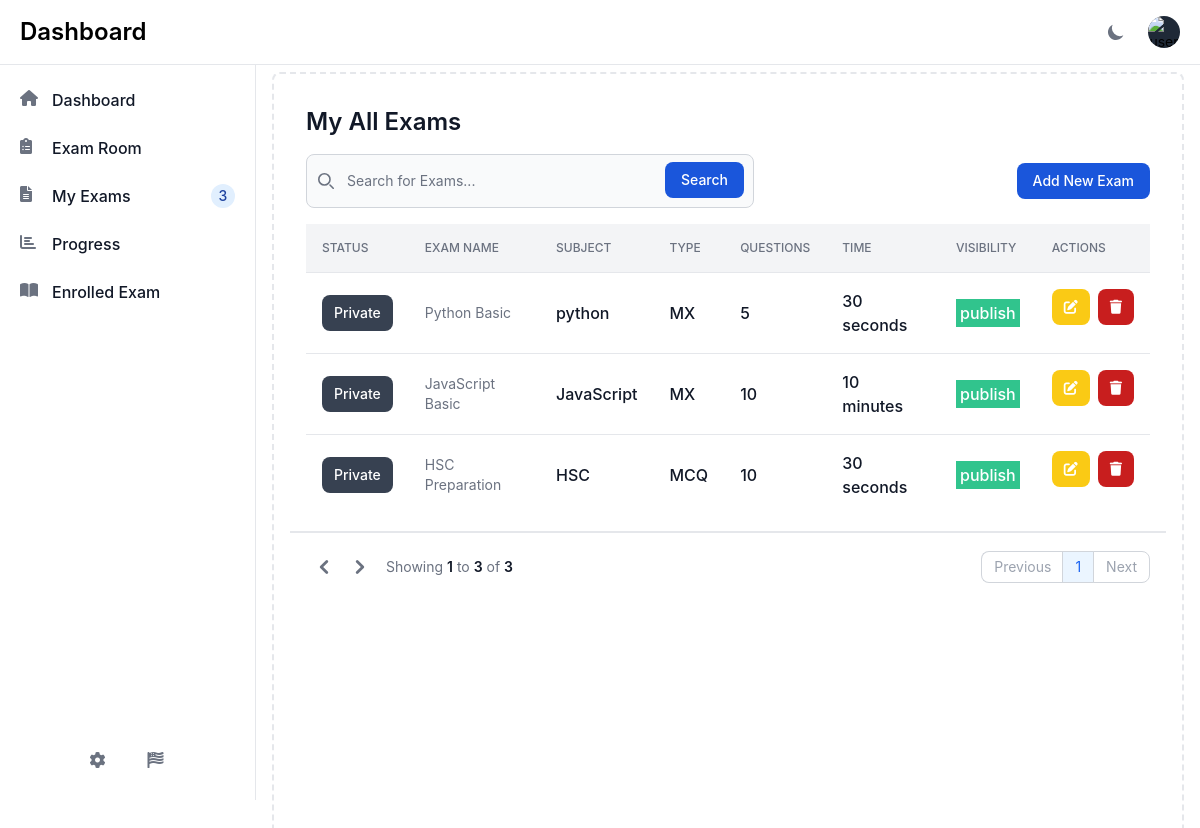
The page /my-all-exams/ (signed in) on the database its author committed.
### myapp/models.py (models this page shows, shortened)
class Exam(models.Model):
    EXAM_TYPE_CHOICES = [
        ('MCQ', 'Multiple Choice Questions'),
        ('TF', 'True/False'),
        ('SA', 'Short Answer'),
        ('MX', 'Mix'),
    ]
    TIME_SETTING_CHOICES = [
        ('exam', 'Full Exam Time'),
        ('question', 'Single Question Time'),
    ]
    VISIBILITY_CHOICES = [
        ('public', 'Public'),
        ('private', 'Private'),
    ]
    user = models.ForeignKey(CustomUser, on_delete=models.CASCADE)
    exam_name = models.CharField(max_length=100)
    exam_subject = models.CharField(max_length=100)
    exam_type = models.CharField(max_length=80, choices=EXAM_TYPE_CHOICES)
    number_of_questions = models.IntegerField(default=0)
    time_setting = models.CharField(max_length=50, choices=TIME_SETTING_CHOICES)
    exam_time = models.TimeField(default=datetime.time(0, 0))
    visibility = models.CharField(max_length=50,choices=VISIBILITY_CHOICES,default="private")
    question_created = models.BooleanField(default=False)
    difficulty = models.CharField(max_length=100,choices=[('Easy', 'Easy'), ('Medium', 'Medium'), ('Hard', 'Hard')],default="Easy")
    created_at = models.DateTimeField(auto_now_add=True)
    updated_at = models.DateTimeField(auto_now=True)

### myapp/views.py (the view)
# urls.py: path('my-all-exams/', my_all_exams, name='my-all-exams'),
def my_all_exams(request):
    try:
        user = CustomUser.objects.get(id=request.session['user_id'])
        exam = Exam.objects.filter(user=user)
        search_query = request.GET.get('search')
        if search_query:
            exam = exam.filter(exam_name__icontains=search_query)  # Filter based on search query
        paginator = Paginator(exam, 10)
        page_number = request.GET.get('page')
        page_obj = paginator.get_page(page_number)
        context = {
            'exam': page_obj,
            'page_obj': page_obj,
            'search_query': search_query,
        }
        return render(request, 'my_all_exams.html', context)
    except Exam.DoesNotExist:
        context = {
            'exam': None
        }
        return render(request, 'my_all_exams.html', context)

### myapp/context_processors.py (called while the page is built)
def custom_context(request):
    context = {}
    user_id = request.session.get('user_id')
    if user_id:
        try:
            user = CustomUser.objects.get(id=user_id)
            context['user'] = user
            context['exams_count'] = Exam.objects.filter(user=user).count()
        except CustomUser.DoesNotExist:
            pass
    return context

### myapp/templatetags/custom_tags.py (called while the page is built)
@register.filter
def format_time(value):
    if isinstance(value, datetime.time):
        hours = value.hour
        minutes = value.minute
        seconds = value.second
        parts = []
        if hours > 0:
            parts.append(f"{hours} hour{'s' if hours > 1 else ''}")
        if minutes > 0:
            parts.append(f"{minutes} minute{'s' if minutes > 1 else ''}")
        if seconds > 0:
            parts.append(f"{seconds} second{'s' if seconds > 1 else ''}")
        return ', '.join(parts) if parts else "0 seconds"
    return value  # Fallback if value is not a time object

### myapp/templates/my_all_exams.html (shortened to what this page needs)
{% extends "header.html" %}
{% block main %}
{% load custom_tags %}
<div class="p-4 bg-white border-b border-gray-200 dark:bg-gray-800 dark:border-gray-700">
    <h1 class="text-xl font-semibold text-gray-900 sm:text-2xl dark:text-white mb-4">My All Exams</h1>
    <div class="flex flex-col sm:flex-row justify-between items-center mb-4">
        <form class="max-w-md w-full" action="#" method="GET">
            <div class="relative">
                <div class="absolute inset-y-0 left-0 flex items-center pl-3 pointer-events-none">
                </div>
                <input type="search" id="exam-search" name="search" class="block w-full p-4 pl-10 text-sm text-gray-900 border border-gray-300 rounded-lg bg-gray-50 focus:ring-blue-500 focus:border-blue-500 dark:bg-gray-700 dark:border-gray-600 dark:placeholder-gray-400 dark:text-white dark:focus:ring-blue-500 dark:focus:border-blue-500" placeholder="Search for Exams..." required />
                <button type="submit" class="text-white absolute right-2.5 bottom-2.5 bg-blue-700 hover:bg-blue-800 focus:ring-4 focus:outline-none focus:ring-blue-300 font-medium rounded-lg text-sm px-4 py-2 dark:bg-blue-600 dark:hover:bg-blue-700 dark:focus:ring-blue-800">Search</button>
            </div>
        </form>
        <a href="{% url 'create-exam' %}" class="mt-4 sm:mt-0 text-white bg-blue-700 hover:bg-blue-800 font-medium rounded-lg text-sm px-4 py-2 dark:bg-green-600 dark:hover:bg-green-700 focus:outline-none w-full sm:w-auto">Add New Exam</a>
    </div>
    <div class="hidden sm:block">
        <div class="overflow-x-auto w-full">
            <table class="min-w-full w-full table-auto divide-y divide-gray-200 dark:divide-gray-600">
                <thead class="bg-gray-100 dark:bg-gray-700">
                    <tr>
                        <th scope="col" class="p-4 text-xs font-medium text-left text-gray-500 uppercase dark:text-gray-400">Status</th>
                        <th scope="col" class="p-4 text-xs font-medium text-left text-gray-500 uppercase dark:text-gray-400">Exam Name</th>
                        <th scope="col" class="p-4 text-xs font-medium text-left text-gray-500 uppercase dark:text-gray-400">Subject</th>
                        <th scope="col" class="p-4 text-xs font-medium text-left text-gray-500 uppercase dark:text-gray-400">Type</th>
                        <th scope="col" class="p-4 text-xs font-medium text-left text-gray-500 uppercase dark:text-gray-400">Questions</th>
                        <th scope="col" class="p-4 text-xs font-medium text-left text-gray-500 uppercase dark:text-gray-400">Time</th>
                        <th scope="col" class="p-4 text-xs font-medium text-left text-gray-500 uppercase dark:text-gray-400">Visibility</th>
                        <th scope="col" class="p-4 text-xs font-medium text-left text-gray-500 uppercase dark:text-gray-400">Actions</th>
                    </tr>
                </thead>
                <tbody class="bg-white divide-y divide-gray-200 dark:bg-gray-800 dark:divide-gray-700">
                    {% if page_obj %}
                        {% for e in page_obj %}
                        <tr class="hover:bg-gray-100 dark:hover:bg-gray-700 cursor-pointer" onclick="location.href='{% url 'create-questions' e.id %}'">
                            <td class="p-4 text-base font-medium text-gray-900 dark:text-white">
                                {% if e.visibility == 'private' %}
                                <a href="{% url 'publish-exam' e.id %}" class="inline-flex items-center px-3 py-2 text-sm font-medium text-center text-white bg-green-700 hover:bg-green-800 rounded-lg">Publish</a>
                                {% else %}
                                <a href="{% url 'private-exam' e.id %}" class="inline-flex items-center px-3 py-2 text-sm font-medium text-center text-white bg-gray-700 hover:bg-green-800 rounded-lg">Private</a>
                                {% endif %}
                            </td>
                            <td class="p-4 text-sm font-normal text-gray-500 dark:text-gray-400">{{ e.exam_name }}</td>
                            <td class="p-4 text-base font-medium text-gray-900 dark:text-white">{{ e.exam_subject }}</td>
                            <td class="p-4 text-base font-medium text-gray-900 dark:text-white">{{ e.exam_type }}</td>
                            <td class="p-4 text-base font-medium text-gray-900 dark:text-white">{{ e.number_of_questions }}</td>
                            <td class="p-4 text-base font-medium text-gray-900 dark:text-white">{{ e.exam_time|format_time }}</td>
                            <td class="p-4 text-base font-medium text-gray-900 dark:text-white">
                                <span class="{% if e.visibility == 'private' %}bg-gray-400{% else %}bg-green-400{% endif %} text-white p-1">{{ e.visibility }}</span>
                            </td>
                            <td class="p-4 space-x-2 flex items-center">
                                <a href="#" class="px-3 py-2 text-sm font-medium text-center text-white bg-yellow-300 hover:bg-yellow-400 rounded-lg">
                                    <i class="fas fa-edit"></i>
                                </a>
                                <a href="{% url 'delete-exam' e.id %}" class="px-3 py-2 text-sm font-medium text-center text-white bg-red-700 hover:bg-red-800 rounded-lg">
                                    <i class="fas fa-trash"></i>
                                </a>
                            </td>
                        </tr>
                        {% empty %}
                        <tr>
                            <td colspan="8" class="p-4 text-center text-gray-500 dark:text-gray-400">
                                No exams found.
                            </td>
                        </tr>
                        {% endfor %}
                    {% else %}
                    <tr>
                        <td colspan="8" class="p-4 text-center text-gray-500 dark:text-gray-400">
                            No exams available.
                        </td>
                    </tr>
                    {% endif %}
                </tbody>
            </table>
        </div>
    </div>
</div>
<div class="sticky bottom-0 right-0 items-center w-full p-4 bg-white border-t border-gray-200 sm:flex sm:justify-between dark:bg-gray-800 dark:border-gray-700">
    <div class="flex items-center mb-4 sm:mb-0">
        <a href="{% if page_obj.has_previous %}?page={{ page_obj.previous_page_number }}{% else %}#{% endif %}" class="inline-flex justify-center p-1 text-gray-500 rounded cursor-pointer hover:text-gray-900 hover:bg-gray-100 dark:hover:bg-gray-700 dark:hover:text-white {% if not page_obj.has_previous %}disabled{% endif %}">
            <svg class="w-7 h-7" fill="currentColor" viewBox="0 0 20 20" xmlns="http://www.w3.org/2000/svg">
                <path fill-rule="evenodd" d="M12.707 5.293a1 1 0 010 1.414L9.414 10l3.293 3.293a1 1 0 01-1.414 1.414l-4-4a1 1 0 010-1.414l4-4a1 1 0 011.414 0z" clip-rule="evenodd"></path>
            </svg>
        </a>
        <a href="{% if page_obj.has_next %}?page={{ page_obj.next_page_number }}{% else %}#{% endif %}" class="inline-flex justify-center p-1 mr-2 text-gray-500 rounded cursor-pointer hover:text-gray-900 hover:bg-gray-100 dark:hover:bg-gray-700 dark:hover:text-white {% if not page_obj.has_next %}disabled{% endif %}">
            <svg class="w-7 h-7" fill="currentColor" viewBox="0 0 20 20" xmlns="http://www.w3.org/2000/svg">
                <path fill-rule="evenodd" d="M7.293 14.707a1 1 0 010-1.414L10.586 10 7.293 6.707a1 1 0 011.414-1.414l4 4a1 1 0 010 1.414l-4 4a1 1 0 01-1.414 0z" clip-rule="evenodd"></path>
            </svg>
        </a>
        <span class="text-sm font-normal text-gray-500 dark:text-gray-400">Showing <span class="font-semibold text-gray-900 dark:text-white">{{ page_obj.start_index }}</span> to <span class="font-semibold text-gray-900 dark:text-white">{{ page_obj.end_index }}</span> of <span class="font-semibold text-gray-900 dark:text-white">{{ page_obj.paginator.count }}</span></span>
    </div>
    <div class="flex items-center space-x-3">
        <nav aria-label="Page navigation example">
            <ul class="inline-flex -space-x-px text-sm">
                {% if page_obj.has_previous %}
                <li>
                    <a href="?page={{ page_obj.previous_page_number }}" class="flex items-center justify-center px-3 h-8 leading-tight text-gray-500 bg-white border border-e-0 border-gray-300 rounded-s-lg hover:bg-gray-100 hover:text-gray-700 dark:bg-gray-800 dark:border-gray-700 dark:text-gray-400 dark:hover:bg-gray-700 dark:hover:text-white">Previous</a>
                </li>
                {% else %}
                <li>
                    <span class="flex items-center justify-center px-3 h-8 leading-tight text-gray-400 bg-white border border-e-0 border-gray-300 rounded-s-lg">Previous</span>
                </li>
                {% endif %}
                {% for num in page_obj.paginator.page_range %}
                    {% if page_obj.number == num %}
                    <li>
                        <a href="#" aria-current="page" class="flex items-center justify-center px-3 h-8 text-blue-600 border border-gray-300 bg-blue-50 hover:bg-blue-100 hover:text-blue-700 dark:border-gray-700 dark:bg-gray-700 dark:text-white">{{ num }}</a>
                    </li>
                    {% else %}
                    <li>
                        <a href="?page={{ num }}" class="flex items-center justify-center px-3 h-8 leading-tight text-gray-500 bg-white border border-gray-300 hover:bg-gray-100 hover:text-gray-700 dark:bg-gray-800 dark:border-gray-700 dark:text-gray-400 dark:hover:bg-gray-700 dark:hover:text-white">{{ num }}</a>
                    </li>
                    {% endif %}
                {% endfor %}
                {% if page_obj.has_next %}
                <li>
                    <a href="?page={{ page_obj.next_page_number }}" class="flex items-center justify-center px-3 h-8 leading-tight text-gray-500 bg-white border border-gray-300 rounded-e-lg hover:bg-gray-100 hover:text-gray-700 dark:bg-gray-800 dark:border-gray-700 dark:text-gray-400 dark:hover:bg-gray-700 dark:hover:text-white">Next</a>
                </li>
                {% else %}
                <li>
                    <span class="flex items-center justify-center px-3 h-8 leading-tight text-gray-400 bg-white border border-gray-300 rounded-e-lg">Next</span>
                </li>
                {% endif %}
            </ul>
        </nav>
    </div>
</div>
{% endblock %}

### rows shown on the page
Exam: shows "Private", exam_name "Python Basic", exam_subject "python", exam_type "MX", number_of_questions "5", exam_time "30 seconds", visibility "publish"
Exam: shows "Private", exam_name "JavaScript Basic", exam_subject "JavaScript", exam_type "MX", number_of_questions "10", exam_time "10 minutes", visibility "publish"
Exam: shows "Private", exam_name "HSC Preparation", exam_subject "HSC", exam_type "MCQ", number_of_questions "10", exam_time "30 seconds", visibility "publish"

### other values the page prints
{{ exams_count }} "3"
{{ page_obj.start_index }} "1"
{{ page_obj.end_index }} "3"
{{ page_obj.paginator.count }} "3"
{{ num }} "1"
